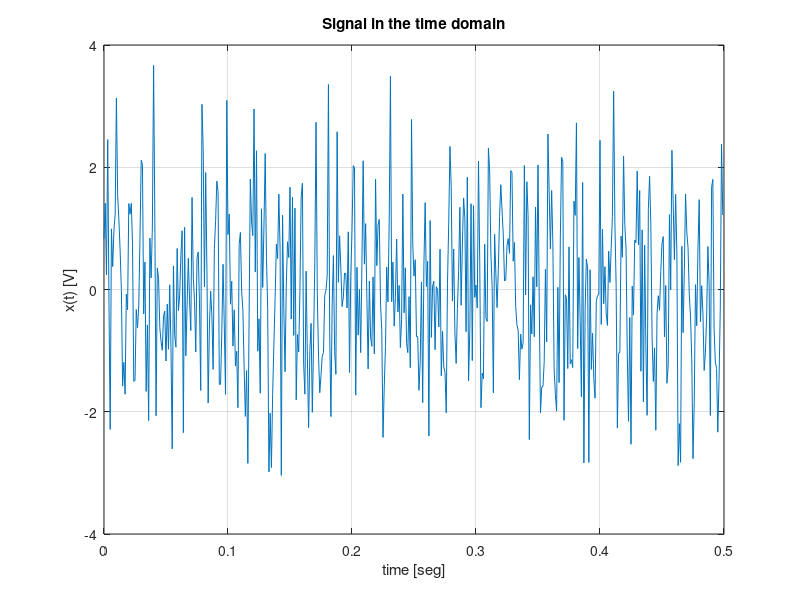
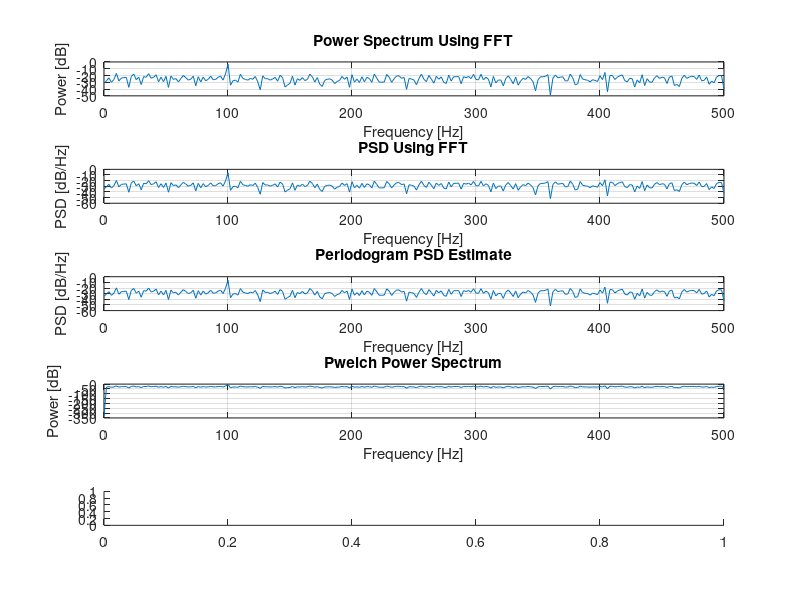

These figures' MATLAB source, in order: (Note: this script raises an error after producing the figures.)
%% Theory PSD Plot
% This file has different ways to calculate the PSD and the discrete power
% spectrum of a signal.
clc; clear; close all;

Fs = 1000;                              % Sampling frequency
t = 0:1/Fs:0.5-1/Fs;                    % Time vector

% Cosine signal
N = length(t);                          % Amount of samples for the FFT
x = cos(2*pi*100*t) + randn(size(t));   % Temporal signal

% Rectangular pulse signal
%N = 800;
%x = zeros(1, length(t));
%x(1:1:floor(length(x)/10)) = ones(1, floor(length(x)/10));

%% Time Representation
figure();
plot(t, x);
grid on;
title("Signal in the time domain");
xlabel("time [seg]");
ylabel("x(t) [V]");

%% FFT for Power Spectrum
figure();
subplot(5,1,1);
psd = fft(x, N);
psd = psd(1:N/2+1);
psd = (1/length(x))^2 * abs(psd).^2;
psd(2:end-1) = 2*psd(2:end-1);
freq = 0:Fs/N:Fs/2;
plot(freq,10*log10(psd));
grid on; 
title('Power Spectrum Using FFT');
xlabel('Frequency [Hz]');
ylabel('Power [dB]');

%% FFT for PSD
subplot(5,1,2);
psd = fft(x, N);
psd = psd(1:N/2+1);
psd = (1/(length(x)*Fs)) * abs(psd).^2;
psd(2:end-1) = 2*psd(2:end-1);
freq = 0:Fs/N:Fs/2;
plot(freq,10*log10(psd));
grid on; 
title('PSD Using FFT');
xlabel('Frequency [Hz]');
ylabel('PSD [dB/Hz]');

%% Periodogram
subplot(5,1,3);
[pxx, f] = periodogram(x,rectwin(length(x)), N,Fs);
plot(f, 10*log10(pxx))
grid on; 
title('Periodogram PSD Estimate');
xlabel('Frequency [Hz]');
ylabel('PSD [dB/Hz]');

%% Pwelch Power
subplot(5,1,4);
[pxx,f] = pwelch(x,rectwin(length(x)),[],N,Fs, "power");
plot(f,10*log10(pxx));
grid on; 
title('Pwelch Power Spectrum');
xlabel('Frequency [Hz]');
ylabel('Power [dB]');

%% Pwelch PSD
subplot(5,1,5);
[pxx,f] = pwelch(x,rectwin(length(x)),0,N,Fs, "psd");
plot(f,10*log10(pxx));
grid on; 
title('Pwelch PSD Estimate');
xlabel('Frequency (Hz)');
ylabel('PSD [dB/Hz]');